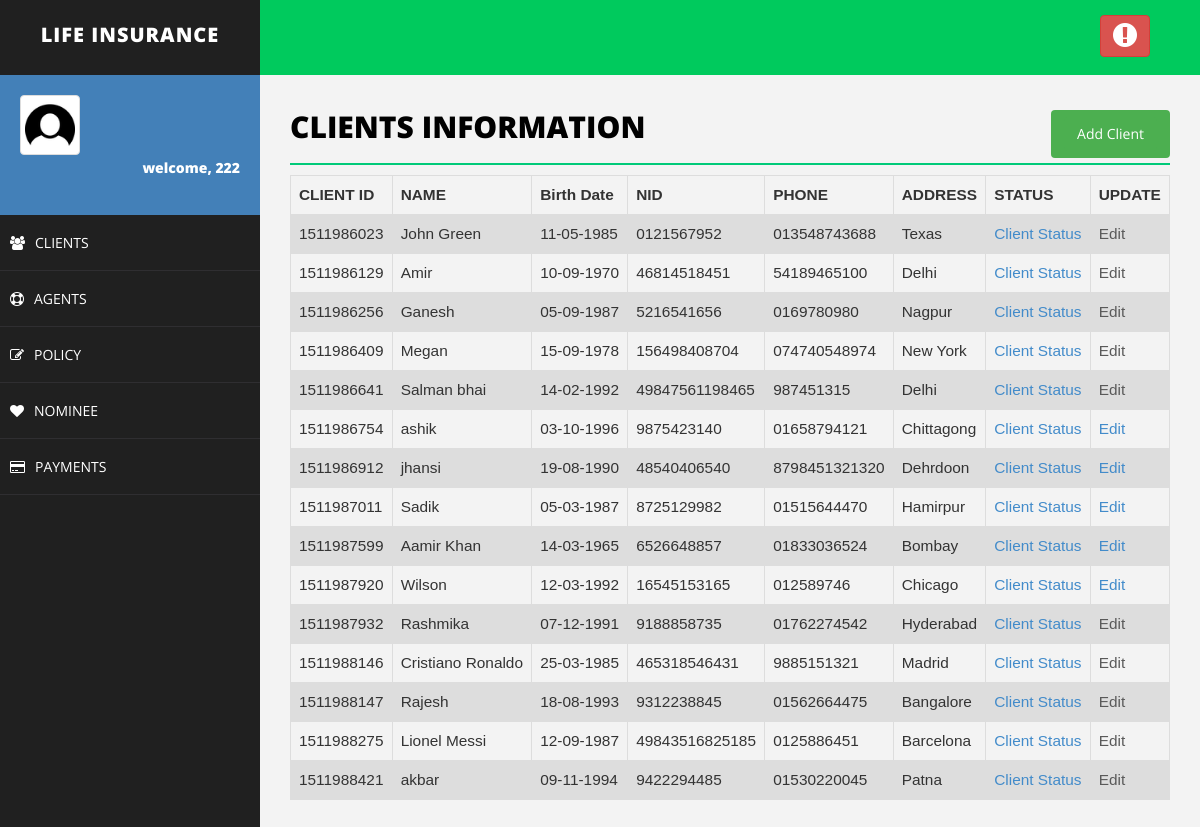
Screenshot of /lims/client.php (signed in) with the database file from the repository.
### tables this page shows
CREATE TABLE `client` (
  `client_id` varchar(200) NOT NULL,
  `client_password` varchar(30) NOT NULL,
  `name` varchar(50) NOT NULL,
  `sex` varchar(20) NOT NULL,
  `birth_date` varchar(20) NOT NULL,
  `marital_status` varchar(20) NOT NULL,
  `nid` varchar(50) NOT NULL,
  `phone` varchar(20) NOT NULL,
  `address` varchar(50) NOT NULL,
  `policy_id` varchar(50) NOT NULL,
  `agent_id` varchar(20) NOT NULL,
  `image` varchar(200) NOT NULL
);

### lims/client.php (the view, shortened to what this page needs)
<!DOCTYPE html>
<html>
<head>
    <link href="assets/css/bootstrap.css" rel="stylesheet" />
    <link href="assets/css/font-awesome.css" rel="stylesheet" />
    <link href="assets/css/basic.css" rel="stylesheet" />
    <link href="assets/css/custom.css" rel="stylesheet" />
</head>
<body>
<?php include 'header.php';
?>
        <div id="page-wrapper">
                <div class="row">
                    <div class="col-md-12">
                        <h1 class="page-head-line">Clients Information
						<button class="btn" align="center">
						<a href="addClient.php" class="btn">Add Client</a>
						</button>
						</h1>
                    </div>
                </div>
<?php
	$sql = "SELECT client_id,name,birth_date,nid,phone,address,agent_id FROM client";
	$result = $conn->query($sql);
	echo "<table class=\"table\">\n";
    echo "  <tr>\n";
    echo "    <th>CLIENT ID</th>\n";
    echo "    <th>NAME</th>\n";
    echo "    <th>Birth Date</th>\n";
    echo "    <th>NID</th>\n";
    echo "    <th>PHONE</th>\n";
	echo "    <th>ADDRESS</th>\n";
	echo "    <th>STATUS</th>\n";
	echo "    <th>UPDATE</th>\n";
    echo "  </tr>";
	if ($result->num_rows > 0) {
	while($row = $result->fetch_assoc()) {
		echo "<tr>\n";
		echo "    <td>".$row["client_id"]."</td>\n";
		echo "    <td>".$row["name"]."</td>\n";
		echo "    <td>".$row["birth_date"]."</td>\n";
		echo "    <td>".$row["nid"]."</td>\n";
		echo "    <td>".$row["phone"]."</td>\n";
		echo "    <td>".$row["address"]."</td>\n";
		echo "    <td>"."<a href='clientStatus.php?client_id=".$row["client_id"]. "'>Client Status</a>"."</td>\n";
		if($row["agent_id"]== $username || "ahmed" == $username){
			echo "<td>"."<a href='editClient.php?client_id=".$row["client_id"]. "'>Edit</a>"."</td>\n";
		}else {
			echo "<td>"."<a class=\"dis\" href='editClient.php?client_id=".$row["client_id"]. "'>Edit</a>"."</td>\n";
		}
	}
	}
?>
    </div>
</body>
</html>

### lims/assets/css/basic.css (style rules this page uses)
body { font-family: 'Open Sans', sans-serif; line-height:25px; }
#page-wrapper { padding: 15px 15px; min-height: 600px; background: #F3F3F3; }
.page-head-line { font-size: 30px; text-transform: uppercase; color: #000; font-weight: 800; padding-bottom: 20px; border-bottom: 2px solid #00CA79; margin-bottom: 10px; }
@media (min-width:768px) { #page-wrapper { margin: 0 0 0 260px; padding: 15px 30px; min-height: 1200px; } }

### lims/client.php (style rules this page uses)
.btn { background-color: #4CAF50; float: right; color:white; text-decoration:none; }
table { font-family: arial, sans-serif; border-collapse: collapse; width: 100%; margin-left:0%; font-size:110%; }
td, th { border: 1px solid #dddddd; text-align: left; padding: 8px; }
tr:nth-child(even) { background-color: #dddddd; }
.dis { pointer-events: none; cursor: default; color:#595959; }

### rows the page displays
client: client_id "1511986023", name "John Green", birth_date "11-05-1985", nid "0121567952", phone "013548743688", address "Texas"
client: client_id "1511986129", name "Amir", birth_date "10-09-1970", nid "46814518451", phone "54189465100", address "Delhi"
client: client_id "1511986256", name "Ganesh", birth_date "05-09-1987", nid "5216541656", phone "0169780980", address "Nagpur"
client: client_id "1511986409", name "Megan", birth_date "15-09-1978", nid "156498408704", phone "074740548974", address "New York"
client: client_id "1511986641", name "Salman bhai", birth_date "14-02-1992", nid "49847561198465", phone "987451315", address "Delhi"
client: client_id "1511986754", name "ashik", birth_date "03-10-1996", nid "9875423140", phone "01658794121", address "Chittagong"
client: client_id "1511986912", name "jhansi", birth_date "19-08-1990", nid "48540406540", phone "8798451321320", address "Dehrdoon"
client: client_id "1511987011", name "Sadik", birth_date "05-03-1987", nid "8725129982", phone "01515644470", address "Hamirpur"
client: client_id "1511987599", name "Aamir Khan", birth_date "14-03-1965", nid "6526648857", phone "01833036524", address "Bombay"
client: client_id "1511987920", name "Wilson", birth_date "12-03-1992", nid "16545153165", phone "012589746", address "Chicago"
client: client_id "1511987932", name "Rashmika", birth_date "07-12-1991", nid "9188858735", phone "01762274542", address "Hyderabad"
client: client_id "1511988146", name "Cristiano Ronaldo", birth_date "25-03-1985", nid "465318546431", phone "9885151321", address "Madrid"
client: client_id "1511988147", name "Rajesh", birth_date "18-08-1993", nid "9312238845", phone "01562664475", address "Bangalore"
client: client_id "1511988275", name "Lionel Messi", birth_date "12-09-1987", nid "49843516825185", phone "0125886451", address "Barcelona"
client: client_id "1511988421", name "akbar", birth_date "09-11-1994", nid "9422294485", phone "01530220045", address "Patna"

### other values shown
$_SESSION["username"] "222"
